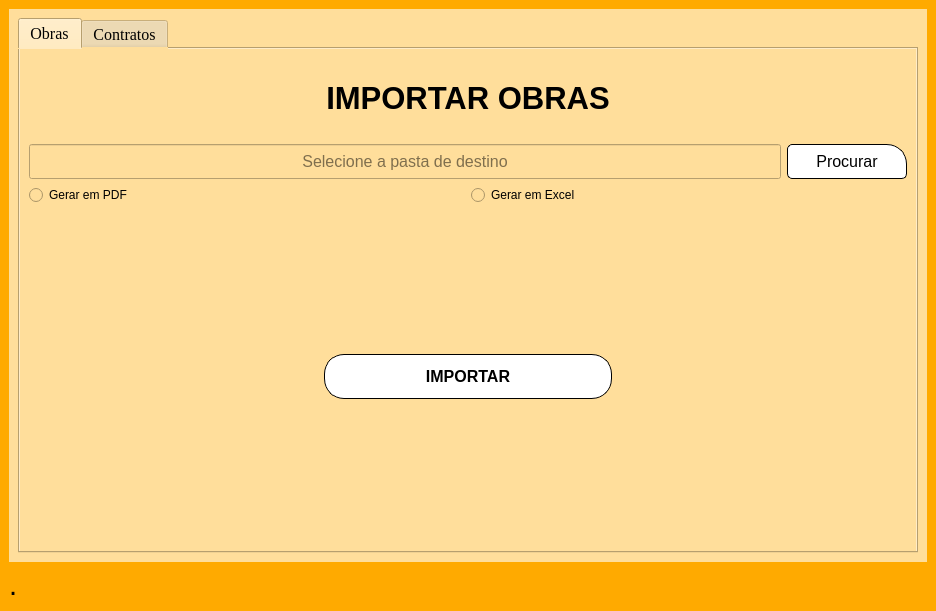
<?xml version="1.0" encoding="UTF-8"?>
<ui version="4.0">
 <class>MainWindow</class>
 <widget class="QMainWindow" name="MainWindow">
  <property name="geometry">
   <rect>
    <x>0</x>
    <y>0</y>
    <width>936</width>
    <height>611</height>
   </rect>
  </property>
  <property name="sizePolicy">
   <sizepolicy hsizetype="Preferred" vsizetype="Maximum">
    <horstretch>0</horstretch>
    <verstretch>0</verstretch>
   </sizepolicy>
  </property>
  <property name="windowTitle">
   <string>MainWindow</string>
  </property>
  <property name="styleSheet">
   <string notr="true">background-color: rgb(255, 170, 0);</string>
  </property>
  <widget class="QWidget" name="centralwidget">
   <layout class="QVBoxLayout" name="verticalLayout">
    <item>
     <widget class="QStackedWidget" name="pages">
      <property name="minimumSize">
       <size>
        <width>200</width>
        <height>80</height>
       </size>
      </property>
      <property name="font">
       <font>
        <pointsize>16</pointsize>
       </font>
      </property>
      <property name="styleSheet">
       <string notr="true">background-color: rgb(255, 222, 155);</string>
      </property>
      <property name="currentIndex">
       <number>0</number>
      </property>
      <widget class="QWidget" name="pg_obras">
       <layout class="QVBoxLayout" name="verticalLayout_3">
        <item>
         <widget class="QTabWidget" name="tabWidget">
          <property name="font">
           <font>
            <family>Times New Roman</family>
            <pointsize>12</pointsize>
            <weight>50</weight>
            <italic>false</italic>
            <bold>false</bold>
            <kerning>true</kerning>
           </font>
          </property>
          <property name="tabletTracking">
           <bool>false</bool>
          </property>
          <property name="focusPolicy">
           <enum>Qt::TabFocus</enum>
          </property>
          <property name="styleSheet">
           <string notr="true">background-color: rgb(255, 222, 155);</string>
          </property>
          <property name="tabPosition">
           <enum>QTabWidget::North</enum>
          </property>
          <property name="tabShape">
           <enum>QTabWidget::Rounded</enum>
          </property>
          <property name="currentIndex">
           <number>0</number>
          </property>
          <property name="movable">
           <bool>false</bool>
          </property>
          <widget class="QWidget" name="tab_obras">
           <attribute name="title">
            <string>Obras</string>
           </attribute>
           <layout class="QVBoxLayout" name="verticalLayout_10">
            <item>
             <widget class="QLabel" name="label_17">
              <property name="sizePolicy">
               <sizepolicy hsizetype="Expanding" vsizetype="Fixed">
                <horstretch>0</horstretch>
                <verstretch>0</verstretch>
               </sizepolicy>
              </property>
              <property name="minimumSize">
               <size>
                <width>300</width>
                <height>80</height>
               </size>
              </property>
              <property name="font">
               <font>
                <pointsize>23</pointsize>
                <weight>75</weight>
                <bold>true</bold>
               </font>
              </property>
              <property name="text">
               <string>&lt;html&gt;&lt;head/&gt;&lt;body&gt;&lt;p align=&quot;center&quot;&gt;IMPORTAR OBRAS&lt;/p&gt;&lt;/body&gt;&lt;/html&gt;</string>
              </property>
             </widget>
            </item>
            <item>
             <layout class="QHBoxLayout" name="horizontalLayout_14">
              <item>
               <widget class="QLineEdit" name="txt_path">
                <property name="minimumSize">
                 <size>
                  <width>0</width>
                  <height>35</height>
                 </size>
                </property>
                <property name="font">
                 <font>
                  <pointsize>12</pointsize>
                 </font>
                </property>
                <property name="alignment">
                 <set>Qt::AlignCenter</set>
                </property>
                <property name="placeholderText">
                 <string>Selecione a pasta de destino</string>
                </property>
               </widget>
              </item>
              <item>
               <widget class="QPushButton" name="btn_open_dir">
                <property name="minimumSize">
                 <size>
                  <width>120</width>
                  <height>35</height>
                 </size>
                </property>
                <property name="font">
                 <font>
                  <pointsize>12</pointsize>
                 </font>
                </property>
                <property name="styleSheet">
                 <string notr="true">QPushButton {
                 background-color: #FFFFFF;  /* Cor de fundo branca */
                color: #000000;            /* Cor do texto preto */ 
				border:1px solid ;
                border-radius: 5px;        /* Borda arredondada */
				border-top-right-radius:20px;
                padding: 5px 10px;          /* Espaçamento interno */
}
QPushButton:hover {
                background-color: #000000;  /* Altera a cor de fundo ao passar o mouse */
                color: #FFFFFF;            /* Altera a cor do texto ao passar o mouse */
}</string>
                </property>
                <property name="text">
                 <string>Procurar</string>
                </property>
               </widget>
              </item>
             </layout>
            </item>
            <item>
             <layout class="QHBoxLayout" name="horizontalLayout_16">
              <item>
               <widget class="QRadioButton" name="radio_pdf">
                <property name="text">
                 <string>Gerar em PDF</string>
                </property>
               </widget>
              </item>
              <item>
               <widget class="QRadioButton" name="radio_exce">
                <property name="text">
                 <string>Gerar em Excel</string>
                </property>
               </widget>
              </item>
             </layout>
            </item>
            <item>
             <layout class="QHBoxLayout" name="horizontalLayout_15">
              <item>
               <widget class="QLabel" name="label_15">
                <property name="text">
                 <string/>
                </property>
               </widget>
              </item>
              <item>
               <widget class="QPushButton" name="btn_importar">
                <property name="font">
                 <font>
                  <pointsize>-1</pointsize>
                  <weight>75</weight>
                  <bold>true</bold>
                 </font>
                </property>
                <property name="cursor">
                 <cursorShape>PointingHandCursor</cursorShape>
                </property>
                <property name="styleSheet">
                 <string notr="true">/* Estilos padrão do botão */
QPushButton {
    display: inline-block;
	font-size: 16px;
    padding: 12px 20px;	
	background-color: rgb(255, 255, 255);
    
	color: rgb(0, 0, 0);
    border-radius: 20px;
	border:1px solid;
	gridline-color: rgb(0, 0, 0);
    cursor: pointer;
    transition: background-color 0.3s;
}

/* Estilos do botão ao passar o mouse */
QPushButton:hover {
    
	
	background-color: rgb(195, 195, 195);
}
</string>
                </property>
                <property name="text">
                 <string>IMPORTAR</string>
                </property>
               </widget>
              </item>
              <item>
               <widget class="QLabel" name="label_16">
                <property name="text">
                 <string/>
                </property>
               </widget>
              </item>
             </layout>
            </item>
           </layout>
          </widget>
          <widget class="QWidget" name="tab_contratos">
           <attribute name="title">
            <string>Contratos</string>
           </attribute>
           <layout class="QVBoxLayout" name="verticalLayout_6">
            <item>
             <layout class="QHBoxLayout" name="horizontalLayout_10">
              <item>
               <widget class="QPushButton" name="btn_procurar_contratos">
                <property name="font">
                 <font>
                  <family>Times New Roman</family>
                  <pointsize>-1</pointsize>
                  <weight>75</weight>
                  <italic>true</italic>
                  <bold>true</bold>
                 </font>
                </property>
                <property name="tabletTracking">
                 <bool>false</bool>
                </property>
                <property name="styleSheet">
                 <string notr="true">/* Estilos padrão do botão */
QPushButton {
	font-size: 16px;
	background-color: rgb(230, 230, 230);
    padding: 10px 10px;
	border-color: rgb(40, 40, 40);
	color: rgb(0, 0, 0);
    border: none;
    border-radius: 20px;
    cursor: pointer;
    transition: background-color 0.3s;
}

/* Estilos do botão ao passar o mouse */
QPushButton:hover {
    background-color: #2980b9;
}
</string>
                </property>
                <property name="text">
                 <string>PROCURAR</string>
                </property>
                <property name="icon">
                 <iconset theme="search">
                  <normaloff>../../../../.designer/backup</normaloff>../../../../.designer/backup</iconset>
                </property>
               </widget>
              </item>
              <item>
               <widget class="QLineEdit" name="txt_procurar_contratos"/>
              </item>
             </layout>
            </item>
            <item>
             <widget class="QTreeWidget" name="tw_contratos">
              <property name="font">
               <font>
                <family>MS Shell Dlg 2</family>
                <pointsize>11</pointsize>
                <weight>50</weight>
                <italic>false</italic>
                <bold>false</bold>
               </font>
              </property>
              <property name="styleSheet">
               <string notr="true">font: 11pt &quot;MS Shell Dlg 2&quot;;</string>
              </property>
              <property name="autoScrollMargin">
               <number>16</number>
              </property>
              <column>
               <property name="text">
                <string>N° Contrato</string>
               </property>
              </column>
              <column>
               <property name="text">
                <string>Objeto</string>
               </property>
              </column>
              <column>
               <property name="text">
                <string>Endereço</string>
               </property>
              </column>
              <column>
               <property name="text">
                <string>Origem</string>
               </property>
              </column>
              <column>
               <property name="text">
                <string>Empresa/Credor</string>
               </property>
              </column>
              <column>
               <property name="text">
                <string>Eng. Fiscal</string>
               </property>
              </column>
              <column>
               <property name="text">
                <string>Portaria de Nomeação</string>
               </property>
              </column>
              <column>
               <property name="text">
                <string>Processo</string>
               </property>
              </column>
             </widget>
            </item>
           </layout>
          </widget>
         </widget>
        </item>
       </layout>
      </widget>
      <widget class="QWidget" name="pg_config"/>
     </widget>
    </item>
    <item>
     <widget class="QLabel" name="rodape">
      <property name="sizePolicy">
       <sizepolicy hsizetype="Expanding" vsizetype="Preferred">
        <horstretch>0</horstretch>
        <verstretch>0</verstretch>
       </sizepolicy>
      </property>
      <property name="styleSheet">
       <string notr="true">background-image: url(:/img/rodape.png);
background-size: cover;
</string>
      </property>
      <property name="text">
       <string>&lt;html&gt;&lt;head/&gt;&lt;body&gt;&lt;p&gt;&lt;span style=&quot; font-size:22pt;&quot;&gt;.&lt;/span&gt;&lt;/p&gt;&lt;/body&gt;&lt;/html&gt;</string>
      </property>
      <property name="textFormat">
       <enum>Qt::RichText</enum>
      </property>
     </widget>
    </item>
   </layout>
  </widget>
 </widget>
 <tabstops>
  <tabstop>txt_procurar_contratos</tabstop>
  <tabstop>tw_contratos</tabstop>
  <tabstop>tabWidget</tabstop>
  <tabstop>btn_open_dir</tabstop>
  <tabstop>radio_pdf</tabstop>
  <tabstop>radio_exce</tabstop>
  <tabstop>btn_importar</tabstop>
  <tabstop>btn_procurar_contratos</tabstop>
  <tabstop>txt_path</tabstop>
 </tabstops>
 <resources>
  <include location="../IMAGE/images.qrc"/>
 </resources>
 <connections/>
</ui>
